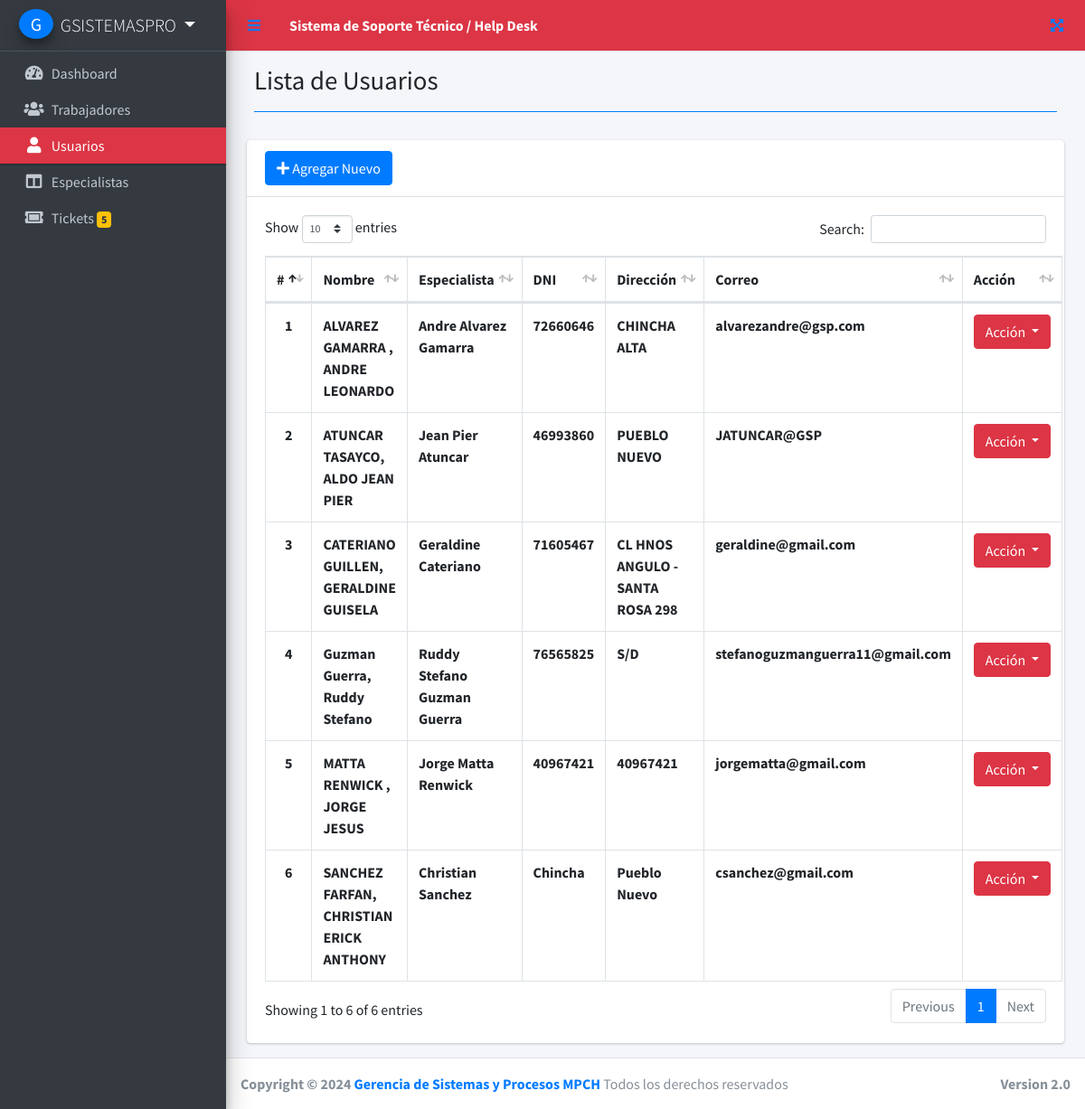
The page /index.php?page=staff_list (signed in) on the database its author committed.
### tables this page shows
CREATE TABLE IF NOT EXISTS `staff` (
  `id` int(30) NOT NULL AUTO_INCREMENT,
  `department_id` int(30) NOT NULL,
  `firstname` varchar(200) NOT NULL,
  `lastname` varchar(200) NOT NULL,
  `middlename` varchar(200) NOT NULL,
  `contact` varchar(100) NOT NULL,
  `address` text NOT NULL,
  `email` varchar(200) NOT NULL,
  `password` text NOT NULL,
  `date_created` datetime NOT NULL DEFAULT current_timestamp(),
  PRIMARY KEY (`id`)
);

CREATE TABLE IF NOT EXISTS `departments` (
  `id` int(30) NOT NULL AUTO_INCREMENT,
  `name` text NOT NULL,
  `description` text NOT NULL,
  `date_created` datetime NOT NULL DEFAULT current_timestamp(),
  PRIMARY KEY (`id`)
);

### staff_list.php (the view, shortened to what this page needs)
<?php include 'db_connect.php' ?>
<div class="content-header">
    <div class="container-fluid">
        <div class="row mb-2">
            <div class="col-sm-6">
                <h1 class="m-0">Lista de Usuarios</h1>
            </div>
        </div>
        <hr class="border-primary">
    </div>
</div>
<div class="col-lg-12">
    <div class="card">
        <div class="card-header">
            <a href="./index.php?page=new_staff" class="btn btn-primary"><i class="fa fa-plus"></i> Agregar Nuevo</a>
        </div>
        <div class="card-body">
            <table class="table tabe-hover table-bordered" id="list">
                <thead>
                    <tr>
                        <th>#</th>
                        <th>Nombre</th>
                        <th>Especialista</th>
                        <th>DNI</th>
                        <th>Dirección</th>
                        <th>Correo</th>
                        <th>Acción</th>
                    </tr>
                </thead>
                <tbody>
                    <?php
					$i = 1;
					$qry = $conn->query("SELECT staff.*,
                    CONCAT(lastname, ', ', firstname, ' ', middlename) AS name,
                    departments.name AS departamento
             FROM staff
             JOIN departments ON staff.department_id = departments.id
             ORDER BY CONCAT(lastname, ', ', firstname, ' ', middlename) ASC
             ");
					while ($row = $qry->fetch_assoc()) :
					?>
                    <tr>
                        <th class="text-center"><?php echo $i++ ?></th>
                        <td><b><?php echo ucwords($row['name']) ?></b></td>
                        <td><b><?php echo $row['departamento'] ?></b></td>
                        <td><b><?php echo $row['contact'] ?></b></td>
                        <td><b><?php echo $row['address'] ?></b></td>
                        <td><b><?php echo $row['email'] ?></b></td>
                        <td class="text-center">
                            <button type="button" class="btn btn-danger dropdown-toggle" data-toggle="dropdown"
                                aria-expanded="true">
                                Acción
                            </button>
                        </td>
                    </tr>
                    <?php endwhile; ?>
                </tbody>
            </table>
        </div>
    </div>
</div>

### rows shown on the page
staff: name "ALVAREZ GAMARRA , ANDRE LEONARDO", department.name "Andre Alvarez Gamarra", contact "72660646", address "CHINCHA ALTA", email "alvarezandre@gsp.com"
staff: name "ATUNCAR TASAYCO, ALDO JEAN PIER", department.name "Jean Pier Atuncar", contact "46993860", address "PUEBLO NUEVO", email "JATUNCAR@GSP"
staff: name "CATERIANO GUILLEN, GERALDINE GUISELA", department.name "Geraldine Cateriano", contact "71605467", address "CL HNOS ANGULO - SANTA ROSA 298", email "geraldine@gmail.com"
staff: name "Guzman Guerra, Ruddy Stefano", department.name "Ruddy Stefano Guzman Guerra", contact "76565825", address "S/D", email "stefanoguzmanguerra11@gmail.com"
staff: name "MATTA RENWICK , JORGE JESUS", department.name "Jorge Matta Renwick", contact "40967421", address "40967421", email "jorgematta@gmail.com"
staff: name "SANCHEZ FARFAN, CHRISTIAN ERICK ANTHONY", department.name "Christian Sanchez", contact "Chincha", address "Pueblo Nuevo", email "csanchez@gmail.com"

### other values the page prints
$_SESSION['login_firstname'] . ' ' . $_SESSION['login_lastname'] "GSISTEMASPRO"
$conn->query("SELECT * FROM tickets WHERE status='0'")->num_rows "5"
